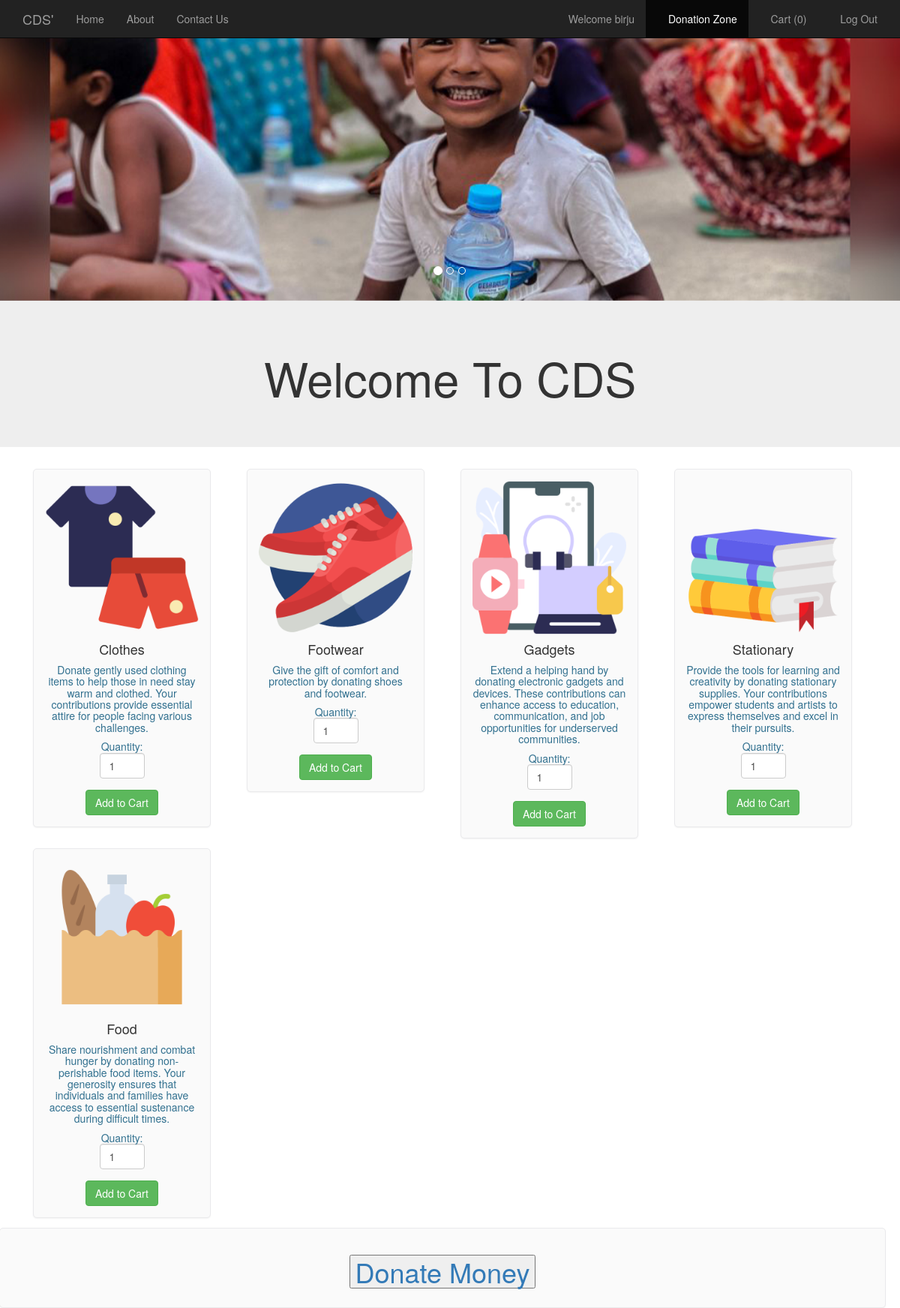
Screenshot of /foodlist.php (signed in) with the database file from the repository.
### tables this page shows
CREATE TABLE `category` (
  `F_ID` int(30) NOT NULL,
  `name` varchar(30) NOT NULL,
  `description` varchar(200) NOT NULL,
  `R_ID` int(30) NOT NULL,
  `images_path` varchar(200) NOT NULL,
  `options` varchar(10) NOT NULL DEFAULT 'ENABLE'
);

### foodlist.php (the view, shortened to what this page needs)
<html>
  <head>
  </head>
  <link rel="stylesheet" type = "text/css" href ="css/foodlist.css">
  <link rel="stylesheet" type = "text/css" href ="css/bootstrap.min.css">
  <body>
    <nav class="navbar navbar-inverse navbar-fixed-top navigation-clean-search" role="navigation">
      <div class="container">
        <div class="navbar-header">
          <a class="navbar-brand" href="index.php">CDS'</a>
        </div>
        <div class="collapse navbar-collapse " id="myNavbar">
          <ul class="nav navbar-nav">
            <li><a href="index.php">Home</a></li>
            <li><a href="aboutus.php">About</a></li>
            <li><a href="contactus.php">Contact Us</a>
          </ul>
<?php
if(isset($_SESSION['login_user1'])){
?>
          <ul class="nav navbar-nav navbar-right">
            <li><a href="#"><span class="glyphicon glyphicon-user"></span> Welcome <?php echo $_SESSION['login_user1']; ?> </a></li>
            <li><a href="mycds.php">MANAGER CONTROL PANEL</a></li>
            <li><a href="logout_m.php"><span class="glyphicon glyphicon-log-out"></span> Log Out </a></li>
          </ul>
<?php
}
else if (isset($_SESSION['login_user2'])) {
  ?>
           <ul class="nav navbar-nav navbar-right">
            <li><a href="#"><span class="glyphicon glyphicon-user"></span> Welcome <?php echo $_SESSION['login_user2']; ?> </a></li>
            <li class="active" ><a href="foodlist.php"><span class="glyphicon glyphicon-cutlery"></span> Donation Zone </a></li>
            <li><a href="cart.php"><span class="glyphicon glyphicon-shopping-cart"></span> Cart  (<?php
              if(isset($_SESSION["cart"])){
              $count = count($_SESSION["cart"]);
              echo "$count";
            }
              else
                echo "0";
              ?>) </a></li>
            <li><a href="logout_u.php"><span class="glyphicon glyphicon-log-out"></span> Log Out </a></li>
          </ul>
<?php
}
?>
        </div>
      </div>
    </nav>
    <div id="myCarousel" class="carousel slide" data-ride="carousel">
    <ol class="carousel-indicators">
      <li data-target="#myCarousel" data-slide-to="0" class="active"></li>
      <li data-target="#myCarousel" data-slide-to="1"></li>
      <li data-target="#myCarousel" data-slide-to="2"></li>
    </ol>
    <div class="carousel-inner">
      <div class="item active">
      <img src="images/slide1.jpg" style="width:100%;">
      <div class="carousel-caption">
      </div>
      </div>
    </div>
   <a class="left carousel-control" href="#myCarousel" data-slide="prev">
      <span class="glyphicon glyphicon-chevron-left"></span>
    </a>
    <a class="right carousel-control" href="#myCarousel" data-slide="next">
      <span class="glyphicon glyphicon-chevron-right"></span>
    </a>
    </div>
<div class="jumbotron">
  <div class="container text-center">
    <h1>Welcome To CDS</h1>
  </div>
</div>
<div class="container" style="width:95%;">
<?php
$conn = Connect();
$sql = "SELECT * FROM `category`";
$result = mysqli_query($conn, $sql);
if (mysqli_num_rows($result) > 0)
{
  $count=0;
  while($row = mysqli_fetch_assoc($result)){
    if ($count == 0)
      echo "<div class='row'>";
?>
<div class="col-md-3">
<form method="post" action="cart.php?action=add&id=<?php echo $row["F_ID"]; ?>">
<div class="mypanel" align="center";>
<img src="<?php echo $row["images_path"]; ?>" class="img-responsive">
<h4 class="text-dark"><?php echo $row["name"]; ?></h4>
<h5 class="text-info"><?php echo $row["description"]; ?></h5>
<h5 class="text-info">Quantity: <input type="number" min="1" max="25" name="quantity" class="form-control" value="1" style="width: 60px;"> </h5>
<input type="submit" name="add" style="margin-top:5px;" class="btn btn-success" value="Add to Cart">
</div>
</form>
</div>
<?php
$count++;
if($count==4)
{
  echo "</div>";
  $count=0;
}
}
?>
</div>
</div>
<?php
}
?>
<div class="mypanel" align="center";>
<h1><button style="text-style = none"><a href="">Donate Money</a></button></h1>
</div>
</body>
</html>

### css/foodlist.css (style rules this page uses)
body,html { height: 100%; }
body { padding-top: 50px; background-image: url('bgimg1.jpg'); background-repeat: repeat; background-size: cover; background-position: center; }
.mypanel { border: 1px solid #eaeaec; margin: -1px 19px 3px -1px; box-shadow: 0 1px 2px rgba(0,0,0,0.05); background-color: #FAFAFA; padding:15px; border-radius: 5px; }
input { border: 5px solid white; }

### rows the page displays
category: images_path (picture), name "Clothes", description "Donate gently used clothing items to help those in need stay warm and clothed. Your contributions provide essential attire for people facing various challenges."
category: images_path (picture), name "Footwear", description "Give the gift of comfort and protection by donating shoes and footwear."
category: images_path (picture), name "Gadgets", description "Extend a helping hand by donating electronic gadgets and devices. These contributions can enhance access to education, communication, and job opportunities for underserved communities."
category: images_path (picture), name "Stationary", description "Provide the tools for learning and creativity by donating stationary supplies. Your contributions empower students and artists to express themselves and excel in their pursuits."
category: images_path (picture), name "Food", description "Share nourishment and combat hunger by donating non-perishable food items. Your generosity ensures that individuals and families have access to essential sustenance during difficult times."

### other values shown
$_SESSION['login_user2'] "birju"
